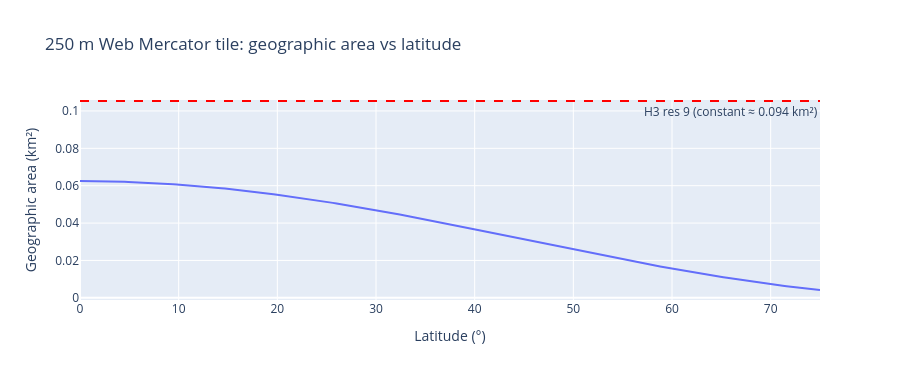

The notebook cell saved with this chart:
### Markdown cell above
## Part 6 — Equal-area Advantage over Web Mercator

Web Mercator tiles have *constant index size in projected metres* but their
geographic area grows rapidly toward the poles. A 250 m tile at latitude 51°
(London) is already ~20% smaller in degrees² than the same tile at the equator.

H3 cells maintain approximately equal area at each resolution regardless of
latitude, making density comparisons (deaths per cell) meaningful without
correction factors.

### Code cell
# Web Mercator: how many m² per degree-square at a given latitude?
# Mercator scale factor = 1/cos(lat) — tile area in km² at equator vs lat
latitudes = np.linspace(0, 75, 200)
# 250 m Web Mercator tile: 0.0625 km² at equator
# Geographic area shrinks as 1/sec²(lat) = cos²(lat)
merc_area = 0.0625 * np.cos(np.radians(latitudes))**2

fig = px.line(
    x=latitudes, y=merc_area,
    labels={'x': 'Latitude (°)', 'y': 'Geographic area (km²)'},
    title='250 m Web Mercator tile: geographic area vs latitude'
)
fig.add_hline(
    y=h3.average_hexagon_area(9, unit='km^2'),
    line_dash='dash', line_color='red',
    annotation_text='H3 res 9 (constant ≈ 0.094 km²)',
    annotation_position='bottom right'
)
fig.update_layout(height=380)
fig.show()

### Figure 1 — Plotly figure (JSON) as saved in the notebook; plotly's stock layout.template omitted (floating-point values rounded to 4 significant figures; data arrays with more than 128 entries replaced by an {"elided": "..."} marker saying what was removed)
{"data": [{"hovertemplate": "Latitude (°)=%{x}<br>Geographic area (km²)=%{y}<extra></extra>", "legendgroup": "", "line": {"color": "#636efa", "dash": "solid"}, "marker": {"symbol": "circle"}, "mode": "lines", "name": "", "orientation": "v", "showlegend": false, "type": "scatter", "x": {"elided": "200 float values"}, "xaxis": "x", "y": {"elided": "200 float values"}, "yaxis": "y"}], "layout": {"annotations": [{"showarrow": false, "text": "H3 res 9 (constant ≈ 0.094 km²)", "x": 1, "xanchor": "right", "xref": "x domain", "y": 0.1053, "yanchor": "top", "yref": "y"}], "height": 380, "legend": {"tracegroupgap": 0}, "shapes": [{"line": {"color": "red", "dash": "dash"}, "type": "line", "x0": 0, "x1": 1, "xref": "x domain", "y0": 0.1053, "y1": 0.1053, "yref": "y"}], "title": {"text": "250 m Web Mercator tile: geographic area vs latitude"}, "xaxis": {"anchor": "y", "domain": [0.0, 1.0], "title": {"text": "Latitude (°)"}}, "yaxis": {"anchor": "x", "domain": [0.0, 1.0], "title": {"text": "Geographic area (km²)"}}}}
